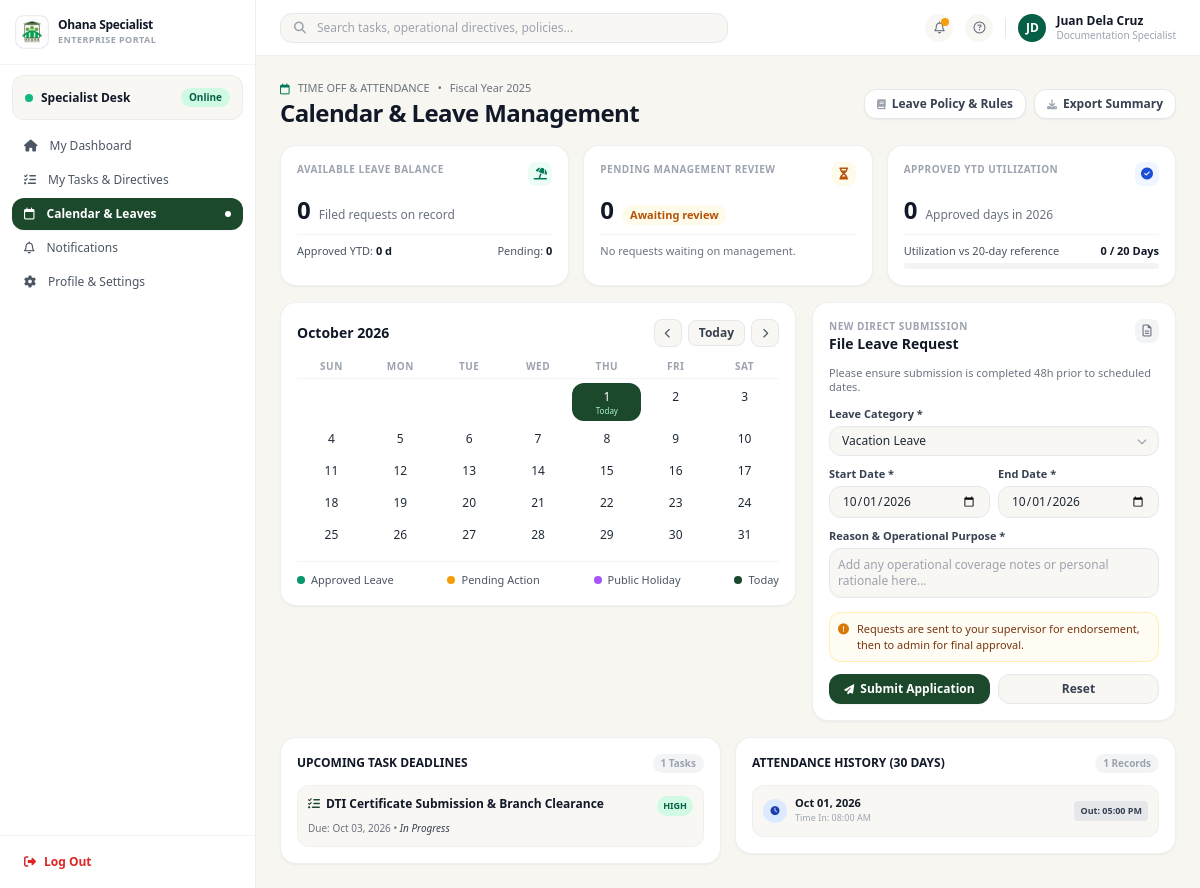
The app's page /employee_calendar.php (signed in) with its own data.
### tables this page shows
CREATE TABLE IF NOT EXISTS `tasks` (
    `id`            INT UNSIGNED    NOT NULL AUTO_INCREMENT,
    `request_id`    INT UNSIGNED    NULL,                
    `title`         VARCHAR(200)    NOT NULL,
    `description`   TEXT            NULL,
    `assigned_to`   INT UNSIGNED    NOT NULL,            
    `assigned_by`   INT UNSIGNED    NOT NULL,            
    `priority`      ENUM('low','normal','high','critical')
                                    NOT NULL DEFAULT 'normal',
    `status`        ENUM('pending','in_progress','for_review','completed','cancelled')
                                    NOT NULL DEFAULT 'pending',
    `due_date`      DATE            NULL,
    `completed_at`  DATETIME        NULL,
    `created_at`    DATETIME        NOT NULL DEFAULT CURRENT_TIMESTAMP,
    `updated_at`    DATETIME        NOT NULL DEFAULT CURRENT_TIMESTAMP
                                        ON UPDATE CURRENT_TIMESTAMP,
    PRIMARY KEY (`id`),
    INDEX `idx_assigned_to` (`assigned_to`),
    INDEX `idx_assigned_by` (`assigned_by`),
    INDEX `idx_status` (`status`),
    INDEX `idx_due_date` (`due_date`),
    CONSTRAINT `fk_tasks_request`
        FOREIGN KEY (`request_id`) REFERENCES `service_requests`(`id`)
        ON DELETE SET NULL ON UPDATE CASCADE,
    CONSTRAINT `fk_tasks_assignee`
        FOREIGN KEY (`assigned_to`) REFERENCES `users`(`id`)
        ON UPDATE CASCADE,
    CONSTRAINT `fk_tasks_assigner`
        FOREIGN KEY (`assigned_by`) REFERENCES `users`(`id`)
        ON UPDATE CASCADE
);

CREATE TABLE IF NOT EXISTS `attendance` (
    `id`            INT UNSIGNED    NOT NULL AUTO_INCREMENT,
    `user_id`       INT UNSIGNED    NOT NULL,            
    `date`          DATE            NOT NULL,
    `time_in`       TIME            NULL,
    `time_out`      TIME            NULL,
    `status`        ENUM('present','absent','late','half_day','on_leave','wfh')
                                    NOT NULL DEFAULT 'present',
    `total_hours`   DECIMAL(5,2)    GENERATED ALWAYS AS (
                        CASE
                            WHEN `time_in` IS NOT NULL AND `time_out` IS NOT NULL
                            THEN ROUND(TIME_TO_SEC(TIMEDIFF(`time_out`, `time_in`)) / 3600, 2)
                            ELSE NULL
                        END
                    ) STORED,
    `remarks`       VARCHAR(255)    NULL,
    `recorded_by`   INT UNSIGNED    NULL,                
    `created_at`    DATETIME        NOT NULL DEFAULT CURRENT_TIMESTAMP,
    PRIMARY KEY (`id`),
    UNIQUE KEY `uq_user_date` (`user_id`, `date`),      
    INDEX `idx_date` (`date`),
    INDEX `idx_status` (`status`),
    CONSTRAINT `fk_attendance_user`
        FOREIGN KEY (`user_id`) REFERENCES `users`(`id`)
        ON DELETE CASCADE ON UPDATE CASCADE
);

### employee_calendar.php (the view, shortened to what the rows shown need)
<?php
require_once __DIR__ . '/config/auth.php';
$user = currentUser('employee');
$calendar_tasks_stmt = $pdo->prepare("SELECT id, title, due_date, priority, status FROM tasks WHERE assigned_to = ? AND due_date IS NOT NULL ORDER BY due_date ASC");
$calendar_tasks_stmt->execute([$user['id']]);
$calendar_tasks = $calendar_tasks_stmt->fetchAll(PDO::FETCH_ASSOC);
$attendance_hist_stmt = $pdo->prepare("SELECT date, time_in, time_out FROM attendance WHERE user_id = ? AND date >= DATE_SUB(CURDATE(), INTERVAL 30 DAY) ORDER BY date DESC");
$attendance_hist_stmt->execute([$user['id']]);
$attendance_hist = $attendance_hist_stmt->fetchAll(PDO::FETCH_ASSOC);
$cal_year = (int) ($_GET['year'] ?? date('Y'));
$cal_month = (int) ($_GET['month'] ?? date('n'));
?>
<!DOCTYPE html>
<html lang="en">
<head>
    <script src="https://cdn.tailwindcss.com"></script>
    <link rel="stylesheet" href="https://cdnjs.cloudflare.com/ajax/libs/font-awesome/6.4.0/css/all.min.css">
</head>
<body class="bg-[#f8f6f0] text-gray-800 antialiased">
    <div class="flex min-h-screen">
        <div class="flex-1 flex flex-col min-w-0">
            <main class="p-4 md:p-6 space-y-4 max-w-7xl w-full mx-auto">
                <div class="flex flex-col md:flex-row justify-between items-start md:items-center gap-3">
                    <div>
                        <h1 class="text-xl md:text-2xl font-extrabold text-gray-900 tracking-tight">
                            Calendar & Leave Management
                        </h1>
                    </div>
                </div>
                <div class="grid grid-cols-1 lg:grid-cols-12 gap-4 items-start">
                    <div class="lg:col-span-7 bg-white p-4 rounded-2xl border border-gray-200/60 shadow-sm space-y-3">
                        <div class="flex justify-between items-center">
                            <div class="flex items-center gap-2">
                                <h2 class="font-extrabold text-sm text-gray-900"><?= date('F Y', strtotime(sprintf('%04d-%02d-01', $cal_year, $cal_month))) ?></h2>
                            </div>
                        </div>
                    </div>
                    <div class="lg:col-span-5 bg-white p-4 rounded-2xl border border-gray-200/60 shadow-sm space-y-3">
                        <div class="flex justify-between items-start">
                            <div>
                                <h2 class="font-extrabold text-sm text-gray-900">File Leave Request</h2>
                            </div>
                        </div>
                    </div>
                </div>
                <div class="grid grid-cols-1 md:grid-cols-2 gap-3.5 items-start">
                    <div class="bg-white p-4 rounded-2xl border border-gray-200/60 shadow-sm space-y-3">
                        <div class="space-y-2">
                            <?php if (empty($calendar_tasks)): ?>
                                <p class="text-xs text-gray-500 italic">No upcoming task deadlines.</p>
                            <?php else: ?>
                                <?php foreach ($calendar_tasks as $task): ?>
                                <div class="bg-[#f9f7f4] p-2.5 rounded-xl border border-gray-200/50 space-y-1 text-xs">
                                    <div class="flex justify-between items-start">
                                        <div class="flex items-center gap-1.5 font-bold text-gray-900">
                                            <i class="fa-solid fa-list-check text-[#1c482c]"></i> <?= htmlspecialchars($task['title']) ?>
                                        </div>
                                        <span class="bg-emerald-100 text-emerald-800 text-[9px] font-bold px-1.5 py-0.5 rounded-full uppercase"><?= htmlspecialchars($task['priority']) ?></span>
                                    </div>
                                    <div class="text-[10px] text-gray-500">Due: <?= date('M d, Y', strtotime($task['due_date'])) ?> • <span class="italic text-gray-700 capitalize"><?= str_replace('_', ' ', $task['status']) ?></span></div>
                                </div>
                                <?php endforeach; ?>
                            <?php endif; ?>
                        </div>
                    </div>
                    <div class="bg-white p-4 rounded-2xl border border-gray-200/60 shadow-sm space-y-3">
                        <div class="space-y-2">
                            <?php if (empty($attendance_hist)): ?>
                                <p class="text-xs text-gray-500 italic">No attendance records in the past 30 days.</p>
                            <?php else: ?>
                                <?php foreach ($attendance_hist as $att): ?>
                                <div class="bg-[#f9f7f4] p-2.5 rounded-xl border border-gray-200/50 flex items-center justify-between text-xs">
                                    <div class="flex items-center gap-2">
                                        <div class="w-6 h-6 rounded-full bg-blue-100 text-blue-800 font-bold text-[9px] flex items-center justify-center shrink-0"><i class="fa-solid fa-clock"></i></div>
                                        <div>
                                            <strong class="text-gray-900 block leading-tight text-[11px]"><?= date('M d, Y', strtotime($att['date'])) ?></strong>
                                            <span class="text-[9px] text-gray-400">Time In: <?= htmlspecialchars(formatTimeValue($att['time_in'] ?? null)) ?></span>
                                        </div>
                                    </div>
                                    <?php if ($att['time_out']): ?>
                                    <span class="bg-gray-200 text-gray-700 font-bold px-1.5 py-0.5 rounded text-[9px]">Out: <?= date('h:i A', strtotime($att['time_out'])) ?></span>
                                    <?php else: ?>
                                    <span class="bg-amber-100 text-amber-800 font-bold px-1.5 py-0.5 rounded text-[9px]">No Time Out</span>
                                    <?php endif; ?>
                                </div>
                                <?php endforeach; ?>
                            <?php endif; ?>
                        </div>
                    </div>
                </div>
            </main>
        </div>
    </div>
</body>
</html>

### records on screen
tasks: title "DTI Certificate Submission & Branch Clearance", priority "HIGH", due_date "Oct 03, 2026", status "In Progress"
attendance: date "Oct 01, 2026", time_in "08:00 AM", time_out "05:00 PM"

### other values on screen
$user['initials'] "JD"
$user['full_name'] "Juan Dela Cruz"
$user['position'] "Documentation Specialist"
count($my_leaves) "0"
$approved_ytd "0"
count($pending_leaves) "0"
count($calendar_tasks) "1"
count($attendance_hist) "1"
